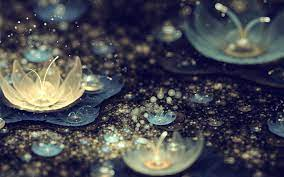
#> input picture 3.jpg, 284 x 177 px, found by its file name
$ python spaces.py
#> lines starting #> are read from the running program, lines starting #| are printed output that depends on the picture
import cv2
import cv2 as cv
import numpy as np

img = cv.imread('picture/3.jpg')
#> img is the input picture: shape (177, 284, 3); mean B, G, R 80.8, 73.2, 72.4
cv.imshow('anh3',img)
# resized = cv.resize(img,(600,800), interpolation=cv.INTER_LINEAR)
# cv.imshow('resize',resized)

#BGR to Grayscale
gray = cv.cvtColor(img,cv2.COLOR_BGRA2GRAY)
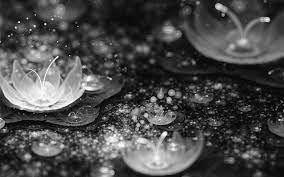
#> gray: shape (177, 284); min 0, max 254, mean 73.8
cv.imshow('gray',gray)

#BGR to HSV
HSV = cv.cvtColor(img,cv2.COLOR_BGR2HSV)
#> HSV: shape (177, 284, 3); mean H, S, V 95, 91.9, 89.2
cv.imshow('HSV',HSV)

#BGR to LAB
LAB = cv.cvtColor(img,cv2.COLOR_BGR2LAB)
#> LAB: shape (177, 284, 3); mean of channels 0, 1, 2 77.1, 130.9, 122.4
cv.imshow('LAB',LAB)

#HSV to BGR
BGR = cv.cvtColor(HSV,cv2.COLOR_HSV2BGR)
cv.imshow('HSVtoBGR',BGR)


cv.waitKey(0)

$ run again, with 10.jpg copied over 3.jpg
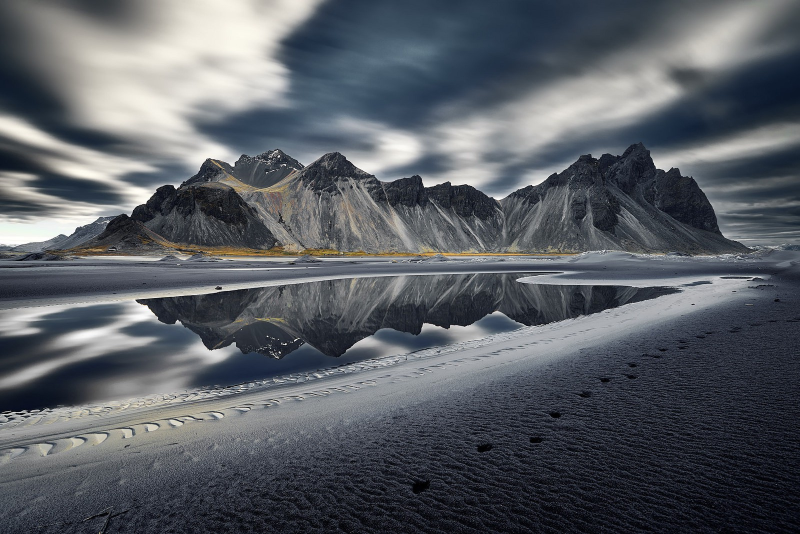
#> input picture 10.jpg, 1600 x 1068 px, found by its file name (shown at 1/2 size)
#> img is the input picture: shape (1068, 1600, 3); mean B, G, R 100.7, 94.3, 89.9
#> `gray = cv.cvtColor(img,cv2.COLOR_BGRA2GRAY)`:
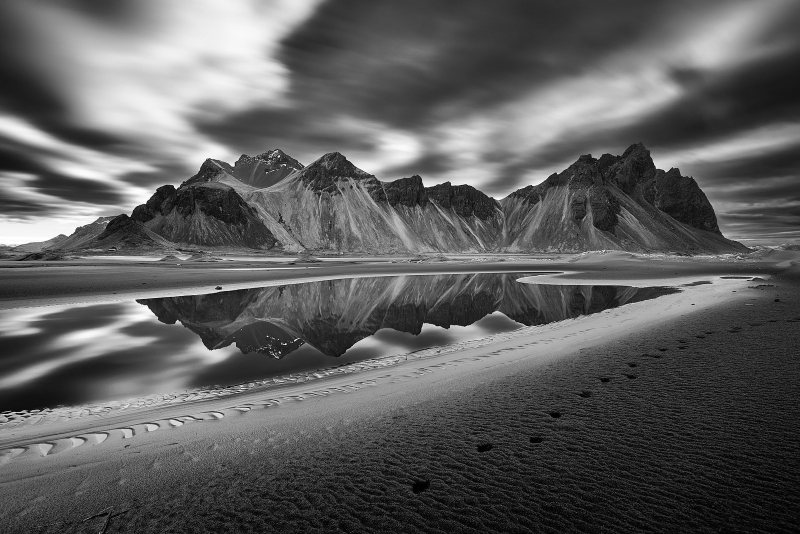
#> gray: shape (1068, 1600) (shown at 1/2 size); min 0, max 255, mean 93.7
#> HSV: shape (1068, 1600, 3); mean H, S, V 92.5, 55, 102.5
#> LAB: shape (1068, 1600, 3); mean of channels 0, 1, 2 98.7, 128, 123.5

$ run again, with 2.jpg copied over 3.jpg
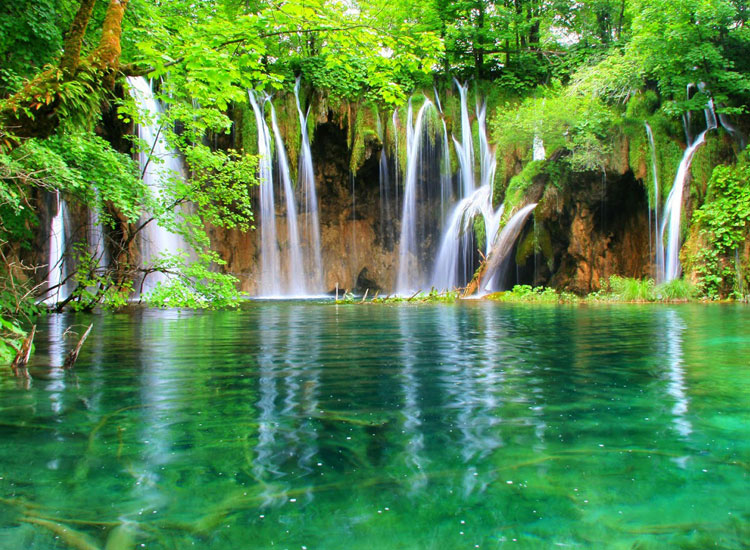
#> input picture 2.jpg, 750 x 550 px, found by its file name
#> img is the input picture: shape (550, 750, 3); mean B, G, R 75, 135.4, 84.1
#> `gray = cv.cvtColor(img,cv2.COLOR_BGRA2GRAY)`:
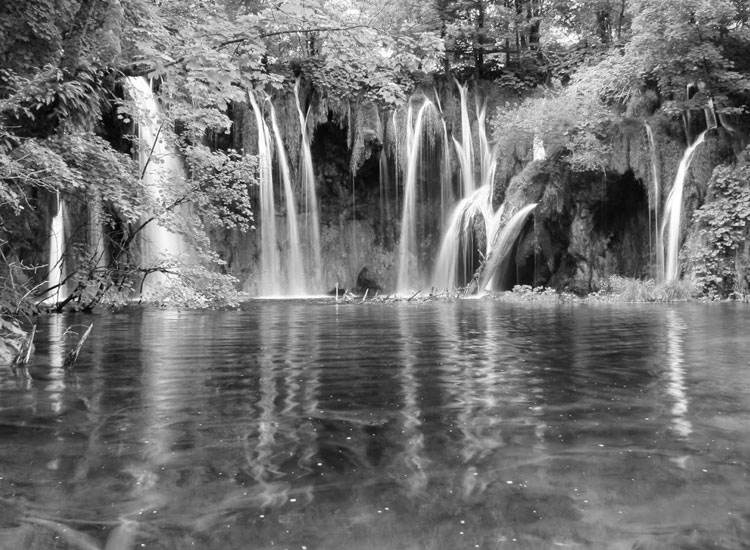
#> gray: shape (550, 750); min 0, max 255, mean 113.2
#> HSV: shape (550, 750, 3); mean H, S, V 59.8, 152.8, 138.8
#> LAB: shape (550, 750, 3); mean of channels 0, 1, 2 131.8, 102, 154

$ run again, with 4.jpg copied over 3.jpg
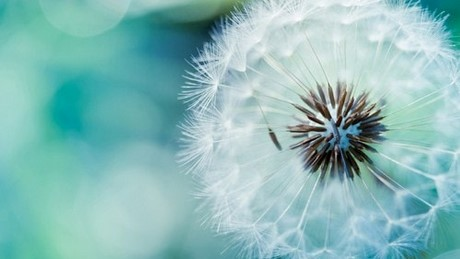
#> input picture 4.jpg, 460 x 259 px, found by its file name
#> img is the input picture: shape (259, 460, 3); mean B, G, R 185.6, 186.7, 136.9
#> `gray = cv.cvtColor(img,cv2.COLOR_BGRA2GRAY)`:
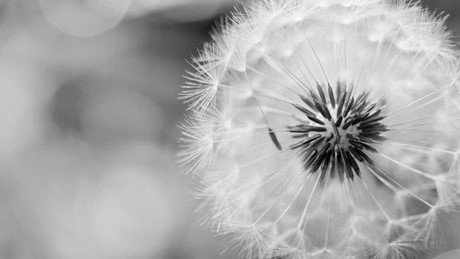
#> gray: shape (259, 460); min 0, max 253, mean 171.7
#> HSV: shape (259, 460, 3); mean H, S, V 88.3, 77.5, 190.2
#> LAB: shape (259, 460, 3); mean of channels 0, 1, 2 184.7, 112.4, 123.7
